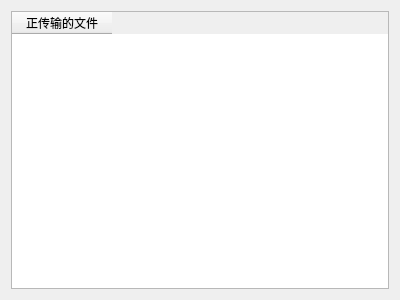
<?xml version="1.0" encoding="UTF-8"?>
<ui version="4.0">
 <class>UserDlg</class>
 <widget class="QWidget" name="UserDlg">
  <property name="geometry">
   <rect>
    <x>0</x>
    <y>0</y>
    <width>400</width>
    <height>300</height>
   </rect>
  </property>
  <property name="windowTitle">
   <string>Form</string>
  </property>
  <layout class="QHBoxLayout" name="horizontalLayout">
   <item>
    <widget class="QTableWidget" name="fileTableWidget">
     <property name="focusPolicy">
      <enum>Qt::NoFocus</enum>
     </property>
     <column>
      <property name="text">
       <string>正传输的文件</string>
      </property>
     </column>
    </widget>
   </item>
  </layout>
 </widget>
 <resources/>
 <connections/>
</ui>
